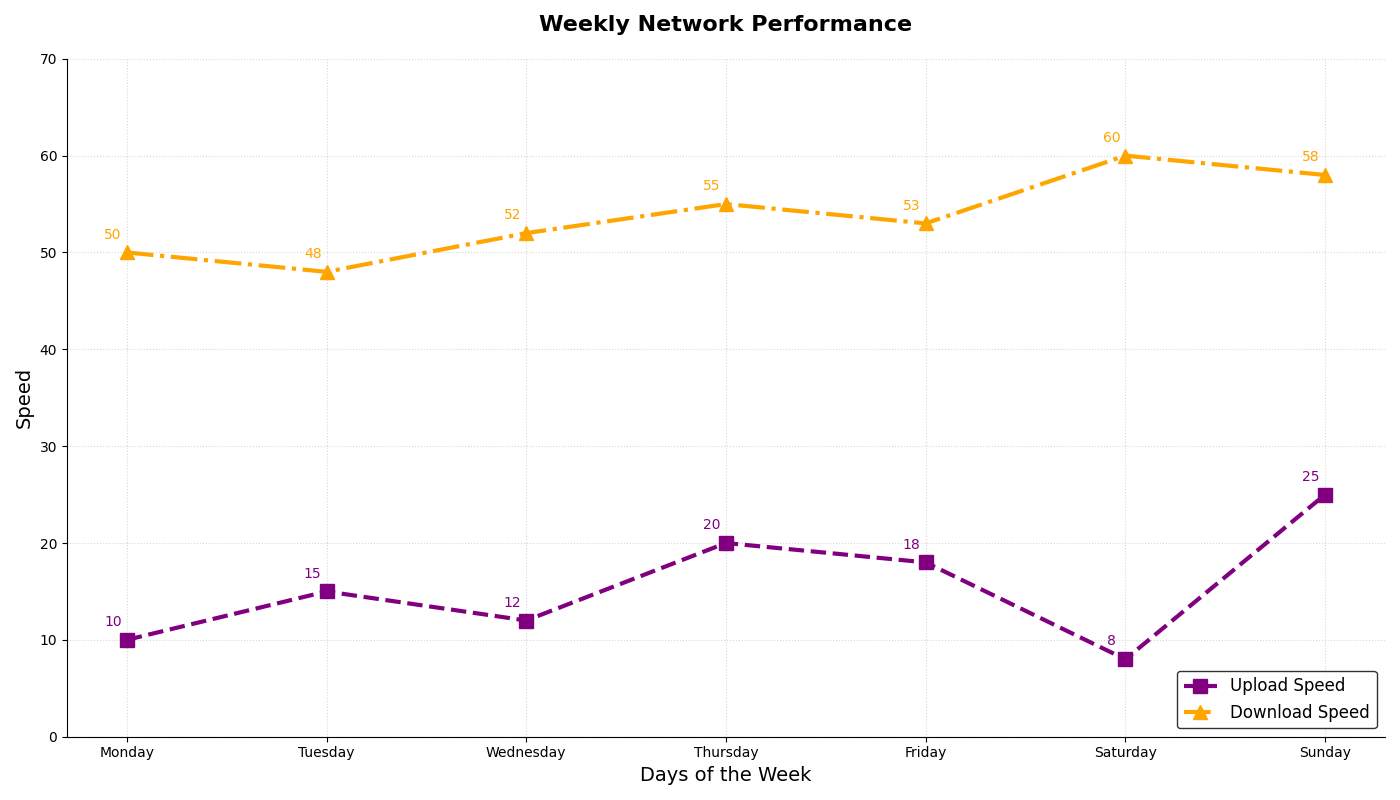

Python code for this plot:
import matplotlib.pyplot as plt
import numpy as np

days = ['Monday', 'Tuesday', 'Wednesday', 'Thursday', 'Friday', 'Saturday', 'Sunday']
avg_upload_speeds = [10, 15, 12, 20, 18, 8, 25]  # Average upload speeds (Mbps)
avg_download_speeds = [50, 48, 52, 55, 53, 60, 58]  # Average download speeds (Mbps)

plt.figure(figsize=(14, 8))

# Plot upload speeds
plt.plot(days, avg_upload_speeds, marker='s', linestyle='--', color='purple', linewidth=3, markersize=10, label='Upload Speed')

# Annotate upload speeds
for i, speed in enumerate(avg_upload_speeds):
    plt.annotate(f'{speed}', (days[i], speed), textcoords="offset points", xytext=(-10, 10), ha='center', color='purple')

# Plot download speeds
plt.plot(days, avg_download_speeds, marker='^', linestyle='-.', color='orange', linewidth=3, markersize=10, label='Download Speed')

# Annotate download speeds
for i, speed in enumerate(avg_download_speeds):
    plt.annotate(f'{speed}', (days[i], speed), textcoords="offset points", xytext=(-10, 10), ha='center', color='orange')

# Title and labels
plt.title('Weekly Network Performance', fontsize=16, fontweight='bold', pad=20)
plt.xlabel('Days of the Week', fontsize=14)
plt.ylabel('Speed', fontsize=14)

# Grid and borders
plt.grid(True, linestyle=':', alpha=0.5)
plt.gca().spines['top'].set_color('none')
plt.gca().spines['right'].set_color('none')

# Customize the y-axis limits
plt.ylim(0, 70)

# Legend placement and style
plt.legend(loc='lower right', fontsize=12, edgecolor='black')

plt.tight_layout()
plt.show()
